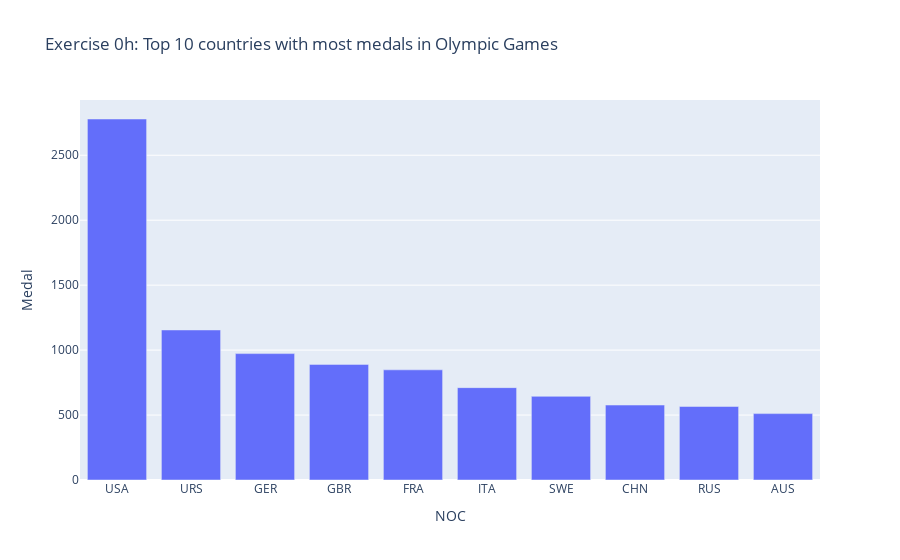

Source (notebook cell):
### Code cell
athlete_events_drop = athlete_events.drop_duplicates(subset=["Event", "Games", "Medal"])
athlete_events_grouped = athlete_events_drop.groupby("NOC").count() #Grouping all columns based on "NOC" (shortcut for Countries).
athlete_events_grouped = athlete_events_grouped.sort_values(by="Medal", ascending = False)
athlete_events_grouped_top10=  athlete_events_grouped.reset_index().head(10)
fig1 = px.bar(athlete_events_grouped_top10,x= "NOC", y = "Medal", title = "Exercise 0h: Top 10 countries with most medals in Olympic Games")
fig1.show()

### Figure 1 — Plotly figure (JSON) as saved in the notebook; plotly's stock layout.template omitted (floating-point values rounded to 4 significant figures)
{"data": [{"alignmentgroup": "True", "hovertemplate": "NOC=%{x}<br>Medal=%{y}<extra></extra>", "legendgroup": "", "marker": {"color": "#636efa", "pattern": {"shape": ""}}, "name": "", "offsetgroup": "", "orientation": "v", "showlegend": false, "textposition": "auto", "type": "bar", "x": ["USA", "URS", "GER", "GBR", "FRA", "ITA", "SWE", "CHN", "RUS", "AUS"], "xaxis": "x", "y": [2779, 1155, 973, 890, 848, 711, 644, 577, 566, 511], "yaxis": "y"}], "layout": {"barmode": "relative", "legend": {"tracegroupgap": 0}, "title": {"text": "Exercise 0h: Top 10 countries with most medals in Olympic Games"}, "xaxis": {"anchor": "y", "domain": [0, 1], "title": {"text": "NOC"}}, "yaxis": {"anchor": "x", "domain": [0, 1], "title": {"text": "Medal"}}}}
